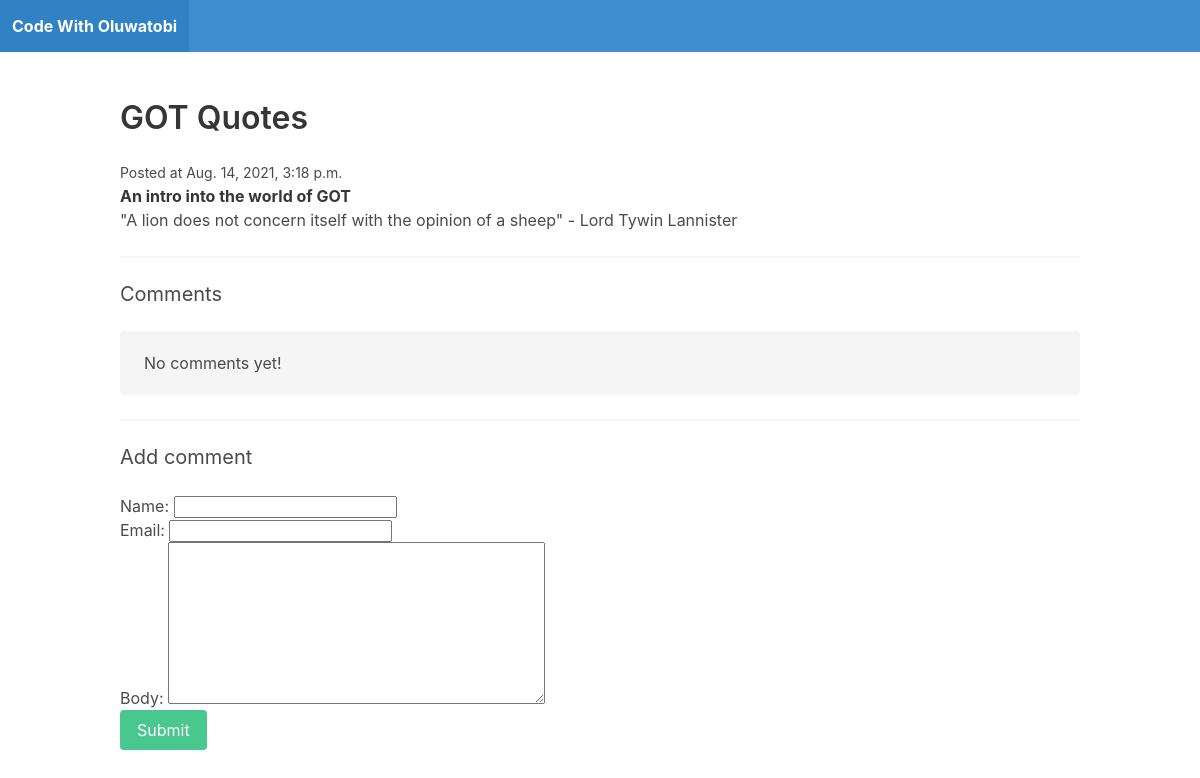
Page /GOT-Quotes/ on the committed database.
### blog/models.py (models this page shows, shortened)
class Post(models.Model):
    title = models.CharField(max_length=255)
    slug = models.SlugField()
    intro = models.CharField(max_length=255)
    body = models.TextField()
    date_added = models.DateTimeField(auto_now_add=True)
    class Meta:
        ordering = ['-date_added']

### blog/views.py (the view)
# urls.py: path('<slug:slug>/', post_detail, name="post_detail"),
def post_detail(request, slug):
    post = Post.objects.get(slug=slug)
    if request.method == 'POST':
        form = CommentForm(request.POST)
        if form.is_valid():
            comment = form.save(commit=False)
            comment.post = post
            comment.save()
            return redirect('post_detail', slug=post.slug)
    else:
        form = CommentForm()
    return render(request, 'blog/post_detail.html', {'post': post, 'form': form})

### blog/forms.py
class CommentForm(forms.ModelForm):
    class Meta:
        model = Comment
        fields = ['name', 'email', 'body']

### blog/templates/blog/post_detail.html (shortened to what this page needs)
{% extends 'blog/base.html' %}
{% block content %}
    <h1 class="title">{{ post.title }}</h1>
    <small>Posted at {{ post.date_added }}</small>
    <p><strong>{{ post.intro }}</strong></p>
    <p>{{ post.body }}</p>
   <hr>
   <h2 class="subtitle">Comments</h2>
   {% for comment in post.comment.all %}
       <article class="media">
           <div class="media-content">
               <div class="content">
                   <p>
                        <strong>{{ comment.name }}</strong> <small>{{ comment.date_added }}</small>
                        <br>
                        {{ comment.body }}
                   </p>
               </div>
           </div>
       </article>
  {% empty %}
      <div class="notification">
          <p>No comments yet!</p>
      </div>
  {% endfor %}
   <hr>
  <h2 class="subtitle">Add comment</h2>
  <form method="post" action=".">
      {{ form.as_p }}
      <div class="field">
          <div class="control">
              <button class="button is-success">Submit</button>
          </div>
      </div>
  </form>
{% endblock %}

### rows in the picture
Post: title "GOT Quotes", date_added "Aug. 14, 2021, 3:18 p.m.", intro "An intro into the world of GOT", body "\"A lion does not concern itself with the opinion of a sheep\" - Lord Tywin Lannister"
